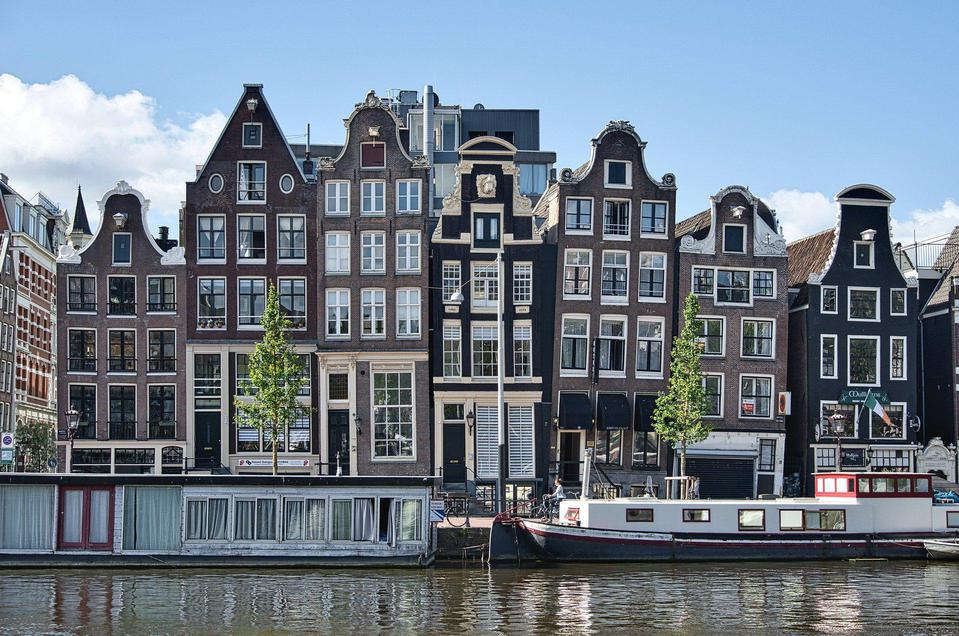
#> input picture basic/image-processing/image-detections/buildings.jpg, 959 x 636 px
$ python edge-detection.py
#> lines starting #> are read from the running program, lines starting #| are printed output that depends on the picture; after the words box and inside, x2 and y2 are one past the last pixel; in counts of white or black regions, pixels touching at a corner belong together
# https://scikit-image.org/docs/stable/auto_examples/edges/plot_canny.html#sphx-glr-auto-examples-edges-plot-canny-py
# https://scikit-image.org/docs/stable/auto_examples/edges/plot_edge_filter.html#sphx-glr-auto-examples-edges-plot-edge-filter-py

import numpy as np
import matplotlib.pyplot as plt
from scipy import ndimage as ndi
from skimage.util import random_noise, compare_images
from skimage import feature
from skimage.io import imread, imshow
from skimage import filters
from skimage.data import camera
from skimage.color import rgb2gray

def showImage(img, grayscale=False):
	if grayscale:
		plt.imshow(img, cmap="gray")
	else:
		plt.imshow(img)
	plt.show()

# Generate noisy image of a square
image = imread('buildings.jpg')
#> image is the input picture: shape (636, 959, 3); mean R, G, B 111.8, 123.9, 136.8
#
showImage(image)

image_gray = rgb2gray(image)
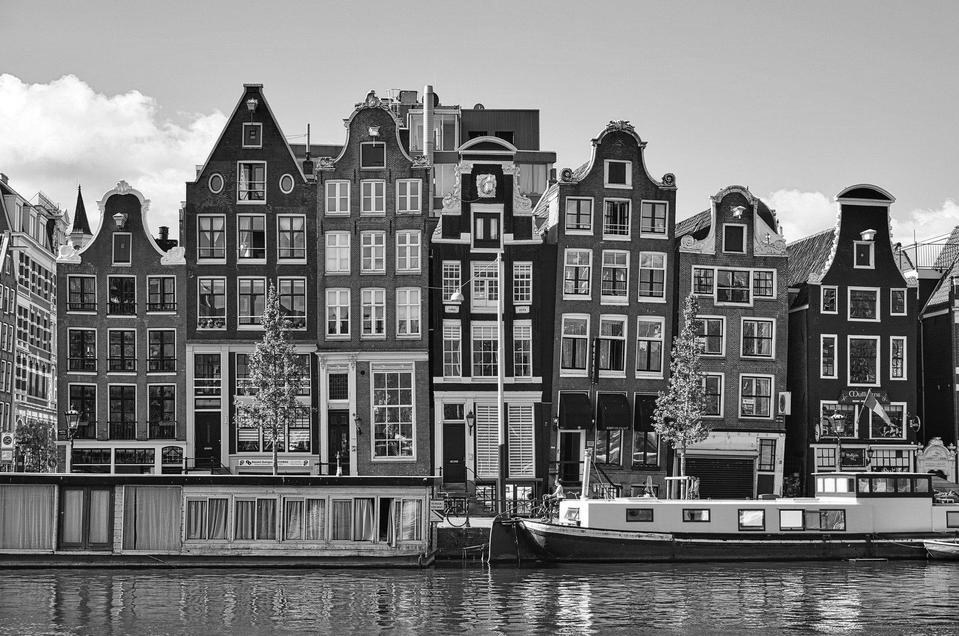
#> image_gray: shape (636, 959) float64; min 0, max 1, mean 0.479
showImage(image_gray, True)

image_gray_noise = random_noise(image_gray, mode='speckle', mean=0.1)
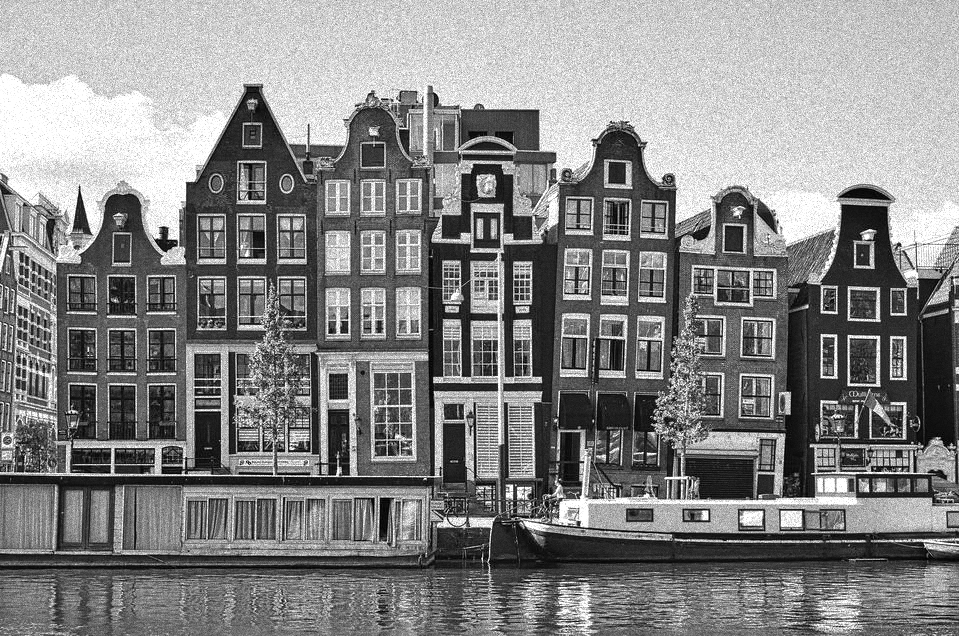
#> image_gray_noise: shape (636, 959) float64; min 0, max 1, mean 0.524
showImage(image_gray_noise, True)


# Compute the Canny filter for two values of sigma
edges1 = feature.canny(image_gray_noise)
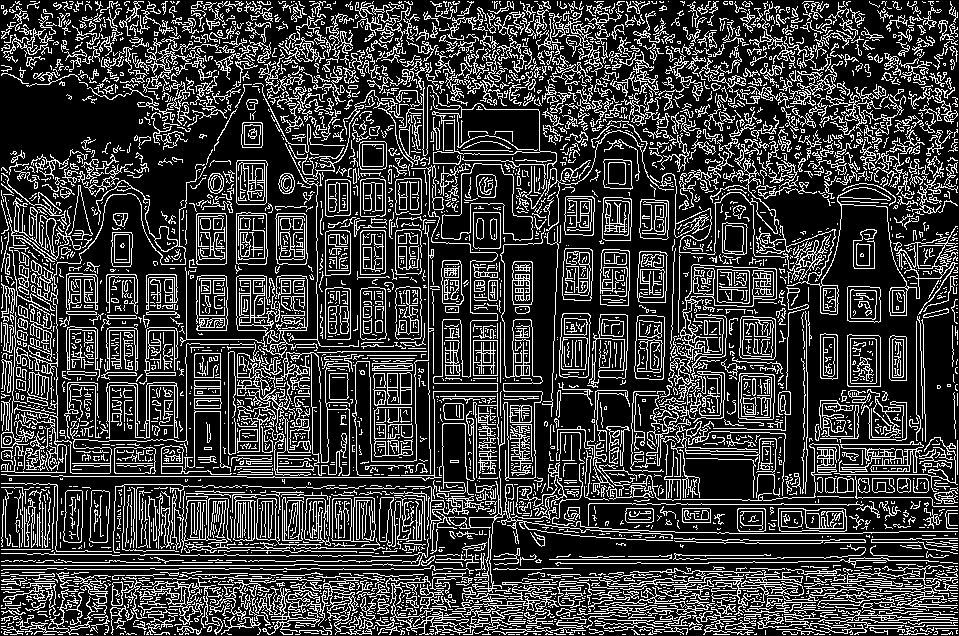
#> edges1: shape (636, 959) bool; 23.7% white in thin lines or dots
edges2 = feature.canny(image_gray_noise, sigma=3)
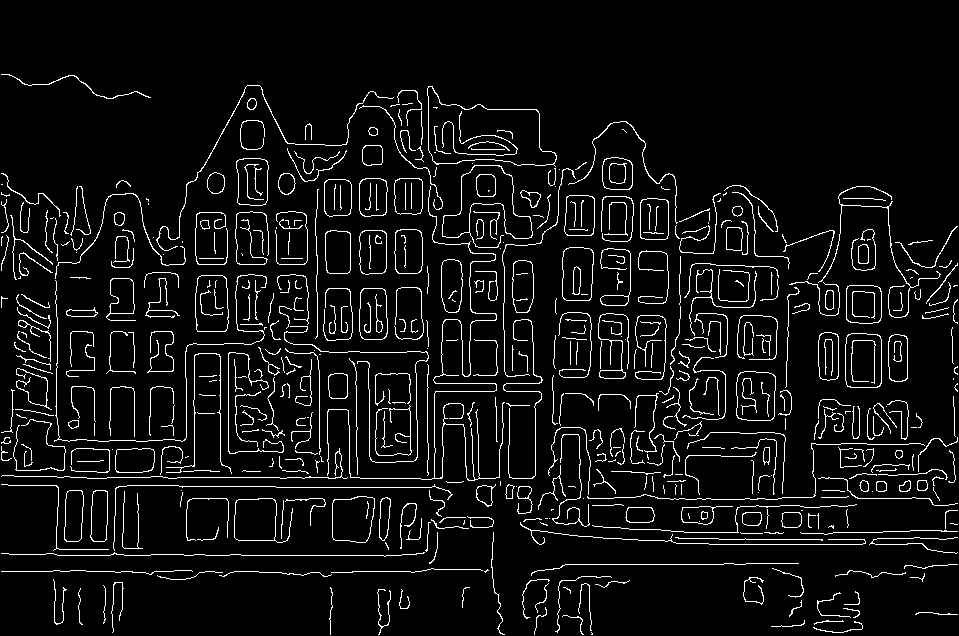
#> edges2: shape (636, 959) bool; 6.2% white in thin lines or dots, all inside (x1, y1, x2, y2) = (1, 74, 958, 635)

# display results
fig, ax = plt.subplots(nrows=1, ncols=3, figsize=(8, 3))

ax[0].imshow(image_gray_noise, cmap='gray')
ax[0].set_title('noisy image_gray_noise', fontsize=20)

ax[1].imshow(edges1, cmap='gray')
ax[1].set_title(r'Canny filter, $\sigma=1$', fontsize=20)

ax[2].imshow(edges2, cmap='gray')
ax[2].set_title(r'Canny filter, $\sigma=3$', fontsize=20)

for a in ax:
    a.axis('off')

fig.tight_layout()
plt.show()


# [16 lines of commented-out code are left out]

$ run again, with basic/image-processing/image-detections/candies-2.jpeg copied over basic/image-processing/image-detections/buildings.jpg
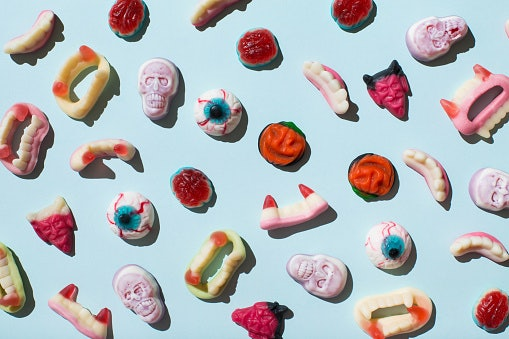
#> input picture basic/image-processing/image-detections/candies-2.jpeg, 509 x 339 px
#> image is the input picture: shape (339, 509, 3); mean R, G, B 180.7, 184.6, 188.3
#> `edges1 = feature.canny(image_gray_noise)`:
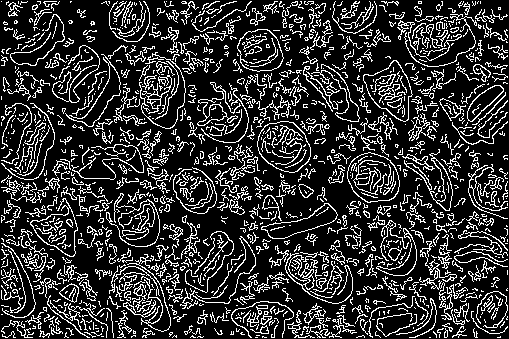
#> edges1: shape (339, 509) bool; 19.8% white in thin lines or dots
#> `edges2 = feature.canny(image_gray_noise, sigma=3)`:
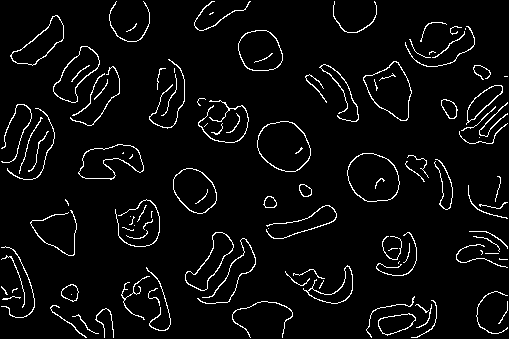
#> edges2: shape (339, 509) bool; 4.6% white in thin lines or dots
